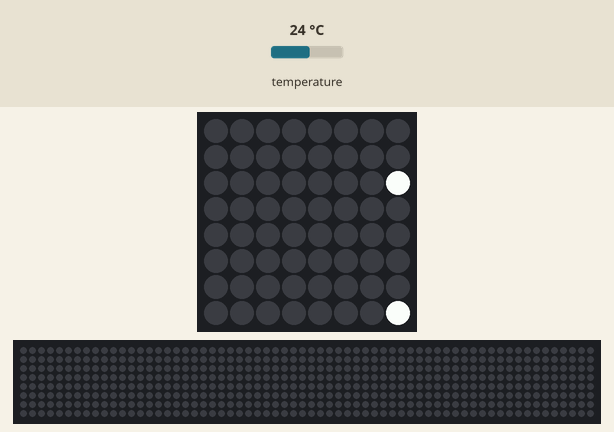
The program below on a simulated Raspberry Pi (BCM pin numbers) with a Sense HAT. Parts: the Sense HAT's 8×8 RGB LED matrix, a strip that is not on the board, showing the scrolling text unrolled. Inputs (shaded band) come from the test bench; at power-on: temperature 24 °C. The 64×8 strip is a reading aid, not a part: it shows the text the matrix is scrolling, unrolled, one strip-width of it at a time; web requests get an empty 200 reply after 0.4 s; what the program prints to the terminal is not drawn.

Above: at 0.17 s.
At 0.57 s:
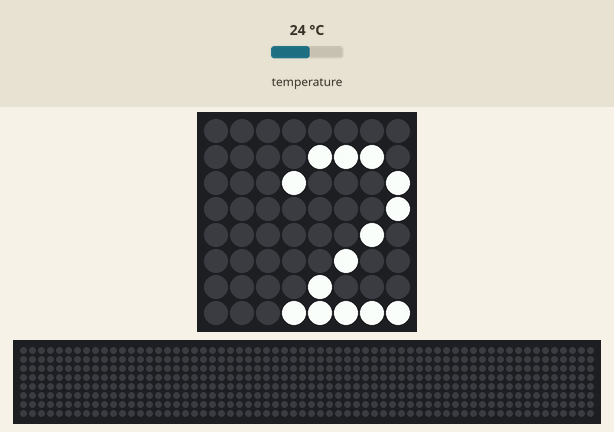
At 1.07 s:
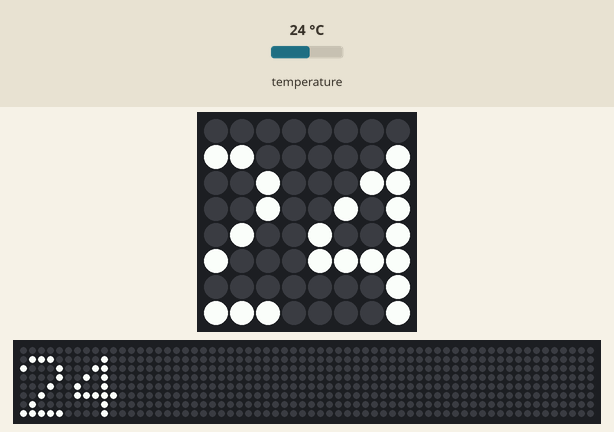
At 1.48 s:
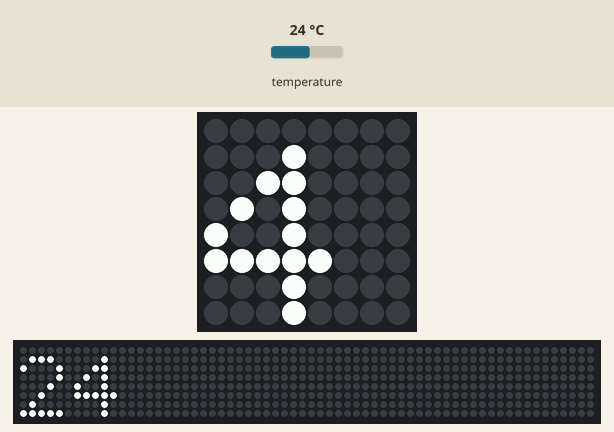
At 1.98 s:
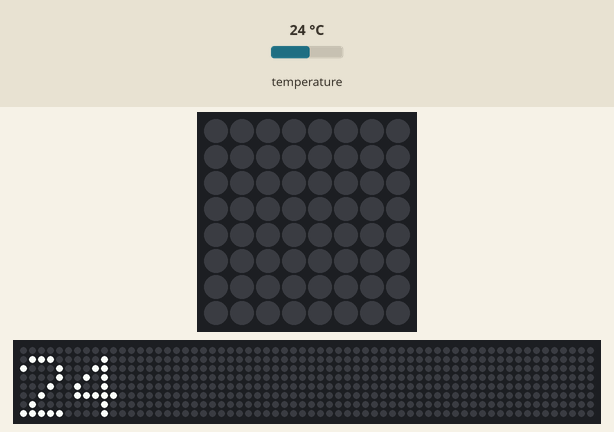

The program:

TempSensor.py
```python
from sense_hat import SenseHat
import time
import requests

#This is our temp sensor
sense = SenseHat()

url = "https://seasonalstoryrest.azurewebsites.net/api/temperatures"
 # Wrapping the integer in a dictionary


def update_temp():
    measured_temp = sense.temp
    roundedtemp = round(measured_temp)
    return roundedtemp

def show_temp(temp):
   tempstring = str(temp)
   print("Temp:"+ (tempstring))
   sense.show_message(tempstring)

def send_to_api(temperature):
    data = {"value": temperature}
    response = requests.post(url, json=data)  # Use json= for JSON encoding
    print(response.status_code, response.text)

while True:
    value = update_temp()
    show_temp(value)
    send_to_api(value)
    time.sleep(60)
```
